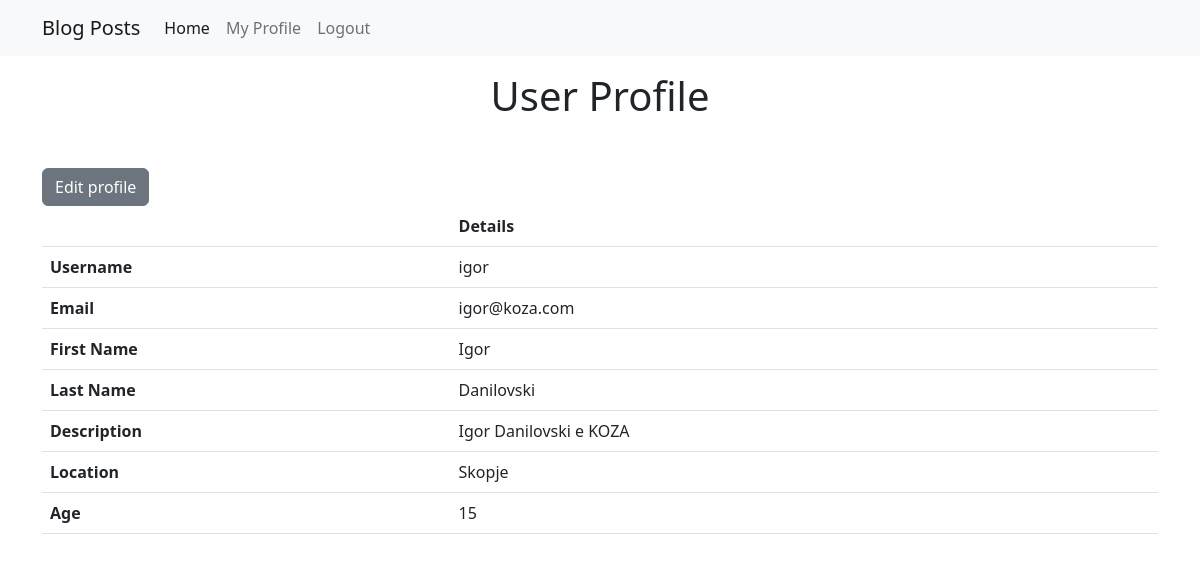
Screenshot of /profile/ (signed in) with the database file from the repository.
### base/models.py (models this page shows)
class UserInfo(models.Model):
    user = models.ForeignKey(User, on_delete=models.CASCADE)
    description = models.TextField(null=True, blank=True)
    location = models.CharField(max_length=100)
    age = models.IntegerField()

### base/views.py (the view)
# urls.py: path('profile/', views.profilePage, name='profile'),
@login_required(login_url='login')
def profilePage(request):
    user = User.objects.get(id=request.user.id)
    context = {'user': user}
    return render(request, 'profile.html', context)

### templates/profile.html
{% extends 'main.html' %}
{% block content %}
    <div class="row">
        <div class="col">
            <h1 class="text-center mt-3 mb-5">User Profile</h1>
        </div>
    </div>
    {% if request.user.is_authenticated %}
        {% if request.user.id == user.id %}
            <div class="row">
                <div class="col">
                    <a href="{% url 'edit-profile' request.user.id %}">
                        <button class="btn btn-secondary">Edit profile</button>
                    </a>
                </div>
            </div>
        {% endif %}
    {% endif %}
    <table class="table">
        <thead>
        <tr>
            <th scope="col"></th>
            <th scope="col">Details</th>
        </tr>
        </thead>
        <tbody>
        <tr>
            <th scope="row">Username</th>
            <td>{{ user.username }}</td>
        </tr>
        <tr>
            <th scope="row">Email</th>
            <td>{{ user.email }}</td>
        </tr>
        <tr>
            <th scope="row">First Name</th>
            <td>{{ user.first_name }}</td>
        </tr>
        <tr>
            <th scope="row">Last Name</th>
            <td>{{ user.last_name }}</td>
        </tr>
        {% for userinfo in user.userinfo_set.all %}
            <tr>
                <th scope="row">Description</th>
                <td>{{ userinfo.description }}</td>
            </tr>
            <tr>
                <th scope="row">Location</th>
                <td>{{ userinfo.location }}</td>
            </tr>
            <tr>
                <th scope="row">Age</th>
                <td>{{ userinfo.age }}</td>
            </tr>
        {% endfor %}
        </tbody>
    </table>
{% endblock %}

### rows the page displays
UserInfo: description "Igor Danilovski e KOZA", location "Skopje", age "15"

### other values shown
{{ user.username }} "igor"
{{ user.email }} "igor@koza.com"
{{ user.first_name }} "Igor"
{{ user.last_name }} "Danilovski"
